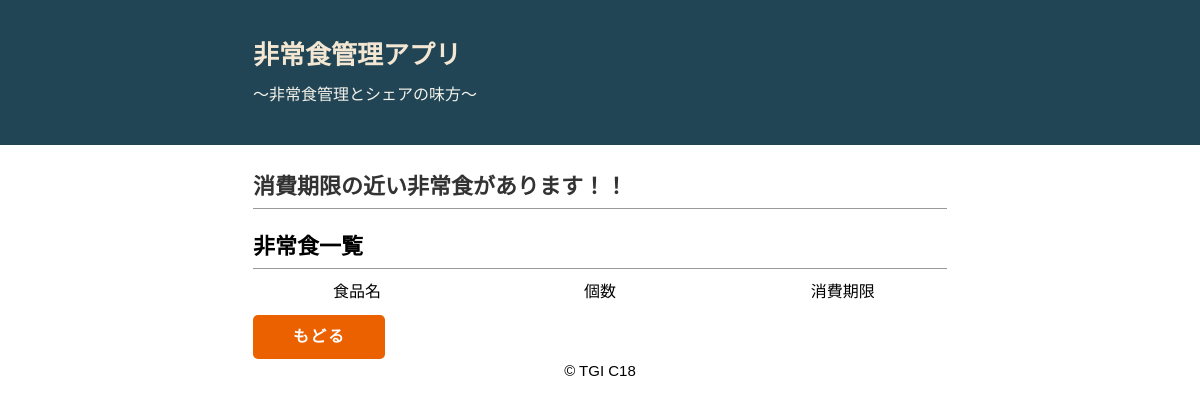
/emfood/share, run on an earlier commit of the app's database.
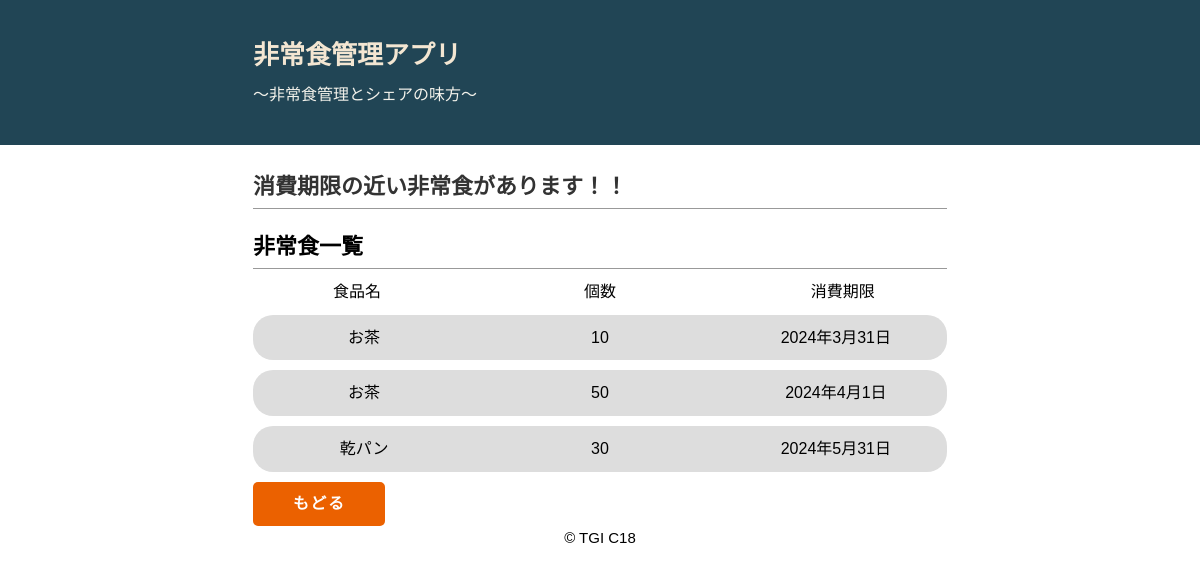
And on a later commit of the database.
### emfood/models.py (models this page shows)
class Emfood(models.Model):
    name = models.CharField(max_length=200)
    num = models.IntegerField()
    expire_date = models.DateTimeField(blank=True, null=True)
    user=models.CharField(max_length=10, default="unknown")
    limit_date=models.DateField(blank=True, null=True )
    shere=models.BooleanField(default=False)

### emfood/views.py (the view)
# urls.py: path("share",views.share, name="share" ),
def share(request):
    foodData = Emfood.objects.filter(shere=1).order_by('limit_date')
    header = ['ID', '非常食名', '保有数', '消費期限']
    my_dict = {
        'title': '保有非常食一覧',
        'header': header,
        'foodData': foodData,
    }
    return render(request, "emfood/share.html", my_dict)

### emfood/templates/emfood/share.html (shortened to what this page needs)
{% load static %}
<link rel="stylesheet" href="{% static 'emfood/style.css' %}">
<!DOCTYPE html>
<html lang="ja">
    <head>
    </head>
    <body>
        <div id="outer">
            <header>
                <div id="header-container">
                    <div id="head-inner">
                        <h1>非常食管理アプリ　</h1>
                        <p class="description">～非常食管理とシェアの味方～</p>
                    </div>
                </div>
            </header>
            <div id="content-wrapper">
                <main>
                    {% if True %}
                    <div id="inner">
                        <h2>消費期限の近い非常食があります！！</h2>
                    </div>
                    {% endif %}
                </main>
                <aside>
                    <h2>非常食一覧</h2>
                    <div class="food-list-head">
                        <div class='food-name'>食品名</div>
                        <div class='food-num'>個数</div>
                        <div class='food-ex'>消費期限</div>
                    </div>
                    {% for food in foodData %}
                    <div class="food-list">
                        <div class='food-name'>{{ food.name }}</div>
                        <div class='food-num'>{{ food.num}}</div>
                        <div class='food-ex'>{{ food.limit_date }}</div>
                    </div>
                    {% endfor %}
                </aside>
                <div class="container">
                    <a href="/emfood" class="btn btn--orange register-btn">もどる<a>
                </div>
            </div>
            <footer>© TGI C18</footer>
        </div>
    </body>
</html>

### emfood/static/emfood/style.css (style rules this page uses)
body { margin: 0; padding: 0; font-family: "游ゴシック Medium", "ヒラギノ角ゴ Pro", "Hiragino Kaku Gothic Pro", "メイリオ", "Meiryo", sans-serif; line-height: 1.6; font-size: 16px; }
#header-container { margin: 0 auto; width: 694px; }
header { background-color: #214555; }
#head-inner { padding: 25px 0; }
h1 { font-size: 26px; font-weight: bold; padding: 10px 0 0 0; margin: 0; color: #f3e6d2; }
.description { line-height: 1.2; color: #f3f2eb; margin: 0.5em 0 1em 0; }
h2 { font-size: 22px; margin: 0; padding: 4px 0; border-bottom: 1px solid #999; }
#content-wrapper { margin: 0 auto; width: 694px; }
main { color: #333; }
#inner { padding: 20px 0 0 0; }
p { margin: 1em 0; }
a { font-weight: normal; }
footer { font-size: 15px; height: 100px; clear: both; text-align: center; }
.food-list { display: flex; flex-direction: row; margin: 10px auto; background-color: #dddddd; padding: 10px; border-radius: 20px; }
.food-name { flex-basis: 30%; text-align: center; }
.food-num { flex-basis: 40%; text-align: center; }
.food-ex { flex-basis: 30%; text-align: center; }
.food-list-head { display: flex; flex-direction: row; margin: 10px auto; }
*, *:before, *:after { -webkit-box-sizing: inherit; box-sizing: inherit; }
html { -webkit-box-sizing: border-box; box-sizing: border-box; font-size: 62.5%; }
.btn, a.btn, button.btn { font-size: 1.6rem; font-weight: 700; line-height: 1.5; position: relative; display: inline-block; padding: 1rem 4rem; cursor: pointer; -webkit-user-select: none; -moz-user-select: none; -ms-user-select: none; user-select: none; -webkit-transition: all 0.3s; transition: all 0.3s; text-align: center; vertical-align: middle; text-decoration: none; letter-spacing: 0.1em; color: #212529; border-radius: 0.5rem; }
.btn--orange, a.btn--orange { color: #fff; background-color: #eb6100; }
.container { display:flex; justify-content: space-between; }

What changed in the data, as far as the page shows it:
added Emfood: name "お茶", num "10", limit_date "2024年3月31日"
added Emfood: name "お茶", num "50", limit_date "2024年4月1日"
added Emfood: name "乾パン", num "30", limit_date "2024年5月31日"
